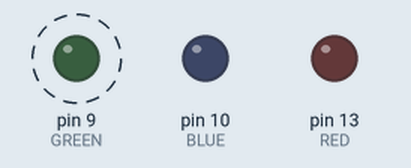
A sketch run on a simulated Arduino Leonardo, built with avr-gcc and run on an emulated ATmega32U4. Parts: output pins drawn as LEDs (lit = HIGH). Dashed ring = blinking. USB keyboard and mouse output is not drawn.

Above: at 6.5 s.
Timing chart, 0 to 9.3 s (numbered marks = the images above):
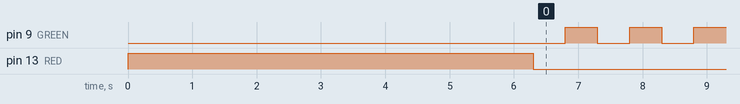

The sketch:

CyberOne.ino
```cpp
// (licence header left out)
#include "Keyboard.h"
#include "Mouse.h"

#define blinkIntervalOne 50
#define blinkIntervalTwo 500
#define RED 13
#define GREEN 9
#define BLUE 10
#define TONE 11
#define buttonPin 6

int defaultDelay = 50;
int defaultCharDelay = 5;
int rMin = 0;
int rMax = 100;
int execute = 0;

bool ledOn = true;

void typeKey(int key) {
  Keyboard.press(key);
  delay(defaultCharDelay);
  Keyboard.release(key);
}

void setup() {

  pinMode(buttonPin, INPUT_PULLUP);
  pinMode(RED, OUTPUT);
  pinMode(BLUE, OUTPUT);
  pinMode(GREEN, OUTPUT);

  digitalWrite(RED, LOW);
  digitalWrite(BLUE, LOW);
  digitalWrite(GREEN, LOW);

  if (execute < 1) {

    payload(); //run attack payload
  }


}

void payload() {
  digitalWrite(RED, HIGH);
  Keyboard.begin();
  Mouse.begin();

  /* ----- Begin-Script -----*/

  /* [Parsed By Duckuino (Licensed under MIT) - for more information visit: https://github.com/Nurrl/Dckuino.js] */
  delay(1000);

  delay(defaultDelay);
  Keyboard.press(KEY_LEFT_GUI);
  //Keyboard.press(KEY_LEFT_CTRL);
  //Keyboard.press(KEY_LEFT_ALT);
  Keyboard.print(" ");
  Keyboard.releaseAll();

  delay(2000);

  delay(defaultDelay);
  Keyboard.print("https://www.youtube.com/watch?v=dQw4w9WgXcQ");

  delay(defaultDelay);
  typeKey(KEY_RETURN);

  delay(3000);

  delay(defaultDelay);
  Keyboard.print("f");

  /* ----- End-Script -----*/

  Keyboard.end();
  execute = 1;
  digitalWrite(RED, LOW);

}

void loop() {
  ledOn = !ledOn;
  digitalWrite(GREEN, ledOn);
  delay(blinkIntervalTwo);

}
```

Measured:
- by itself, pin 9 (GREEN): alternates HIGH for 0.50 s and LOW for 0.50 s
